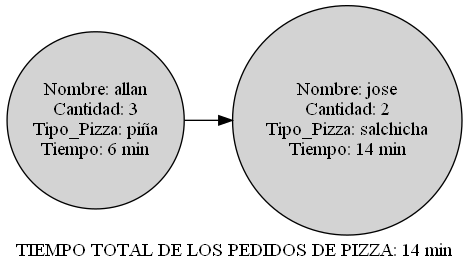

Recreate this plot in Python.
from html.entities import codepoint2name
from multiprocessing.spawn import get_preparation_data
from os import startfile, system
import time
from NodoPedidos import Pedidos

class ColaPedidos():
    
    def __init__(self):
        self.primero = None
        self.ultimo = None
    
    def vacia(self):
        return self.primero == None

    def agregar(self, nombre, cantidad,  ingrediente, tiempo):
        global tiempoH, tiempoG
        tiempoG = 0
        cont = 1
        cont2 = 1
        
        pedido = Pedidos(nombre, cantidad, ingrediente, tiempo)
        if self.vacia() == True:
            
            self.primero = self.ultimo = pedido
            tiempoH = pedido.tiempo*pedido.cantidad
            print(f'Pedido de {pedido.cantidad} Pizza de {pedido.ingrediente} a nombre de {pedido.nombre} lista en {tiempoH} min') 

        else:
            temp = self.ultimo 
            self.ultimo = temp.siguiente = pedido
            tiempoH = (pedido.tiempo*pedido.cantidad) + tiempoH
            print(f'Pedido de {pedido.cantidad} Pizza de {pedido.ingrediente} a nombre de {pedido.nombre} lista en {tiempoH} min')
           


        graphviz= '''
            digraph G{
        
            rankdir = LR

            node [margin=0 shape=circle style=filled]
            '''

        temp1 = self.primero
        while temp1 != None:
            tiempoG = (temp1.tiempo*temp1.cantidad) + tiempoG
            graphviz += "Nodo"+str(cont)+'[label="Nombre: '+temp1.nombre+'\nCantidad: '+str(temp1.cantidad)+'\nTipo_Pizza: '+temp1.ingrediente+'\nTiempo: '+str(tiempoG)+' min"];\n'
            temp1 = temp1.siguiente
            cont += 1

        #agregar los punteros
        while cont2 < cont-1:
            graphviz += 'Nodo'+str(cont2)+'->'+'Nodo'+str(cont2+1)+';'
            cont2 += 1

        graphviz += 'label = "TIEMPO TOTAL DE LOS PEDIDOS DE PIZZA: '+str(tiempoH)+' min"'
        graphviz += '''
            }
            '''

        miArchivo = open('graphviz.dot', 'w')
        miArchivo.write(graphviz)
        miArchivo.close()
    
        system('dot -Tpng graphviz.dot -o ColaPedidos.png')


        #system('cd ./graphviz.png')

        startfile('ColaPedidos.png')


    
    def mostrarPedidos(self):
        temp = self.primero
        npedido = 1
        tiempo2 = 0
        while temp != None:
            tiempo2 = temp.tiempo*temp.cantidad + tiempo2
            print(f'{npedido}. Pedido {temp.cantidad} Pizza de {temp.ingrediente} a nombre de {temp.nombre} lista en {tiempo2} min')
            temp = temp.siguiente
            npedido +=1

            
    
    def entregarOrden(self):
        global tiempoT
        tiempoT = 0
        cont = 1
        cont2 = 1

        print('Entregando pedido', self.primero.ingrediente)
        time.sleep(5)
        print('Pedido entregado con éxito...!')
        self.primero = self.primero.siguiente 
        
        if self.primero != None:
            graphviz= '''
            digraph G{
        
            rankdir = LR
           

            node [margin=0 shape=circle style=filled]
            '''


            temp1 = self.primero
            while temp1 != None:
                tiempoT = (temp1.tiempo*temp1.cantidad) + tiempoT
                graphviz += "Nodo"+str(cont)+'[label="Nombre: '+temp1.nombre+'\nCantidad: '+str(temp1.cantidad)+'\nTipo_Pizza: '+temp1.ingrediente+'\nTiempo: '+str(tiempoT)+' min"];\n'
                temp1 = temp1.siguiente
                cont += 1

            #agregar los punteros
            while cont2 < cont-1:
                graphviz += 'Nodo'+str(cont2)+'->'+'Nodo'+str(cont2+1)+';'
                cont2 += 1


            graphviz += 'label = "TIEMPO TOTAL DE LOS PEDIDOS DE PIZZA: '+str(tiempoT)+' min"'
            graphviz += '''
            }
            '''

            miArchivo = open('graphviz.dot', 'w')
            miArchivo.write(graphviz)
            miArchivo.close()
    
            system('dot -Tpng graphviz.dot -o ColaPedidos.png')
            startfile('ColaPedidos.png')



  


        
        
        
